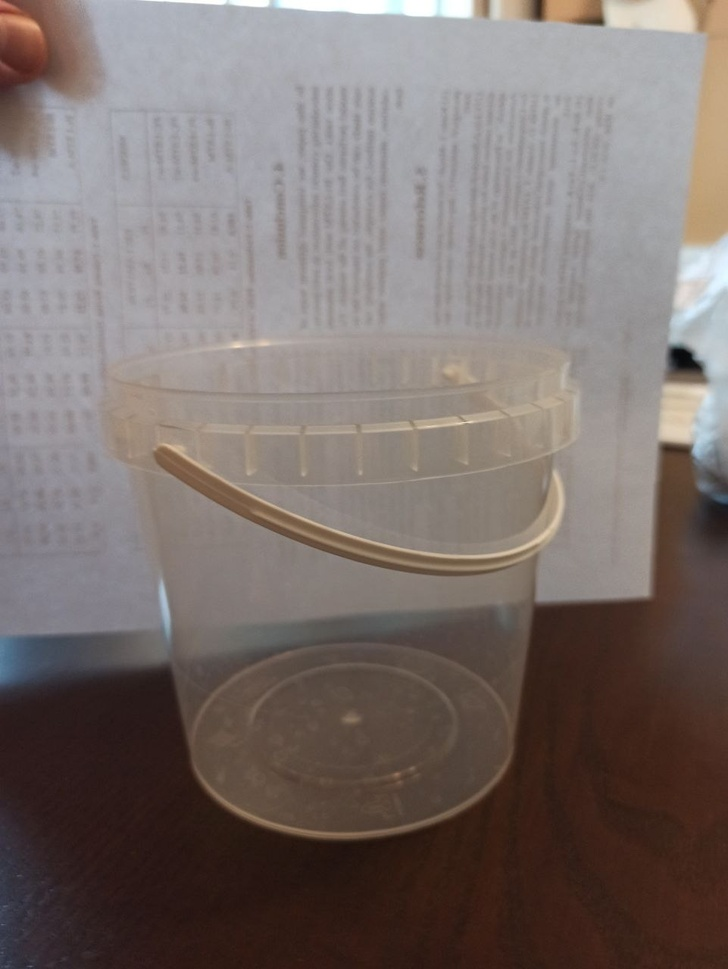
#> input picture bucket.jpg, 728 x 969 px, shrunk from 961 x 1280 before the run; the run also reads 1 picture not shown here
$ jupyter execute detector_1.ipynb
#> lines starting #> are read from the running program, lines starting #| are printed output that depends on the picture; after the words box and inside, x2 and y2 are one past the last pixel; in counts of white or black regions, pixels touching at a corner belong together
[cell 1]
import cv2
import os
from matplotlib import pyplot as plt
import numpy as np

[cell 2]
# Загрузка изображения
image = cv2.imread("bucket.jpg")
#> image is the input picture: shape (969, 728, 3); mean B, G, R 108.7, 112, 122.6

[cell 3]
plt.imshow(cv2.cvtColor(image, cv2.COLOR_BGR2RGB))
plt.show()

[cell 4]
# Конвертирование в оттенки серого
gray = cv2.cvtColor(image, cv2.COLOR_BGR2GRAY)
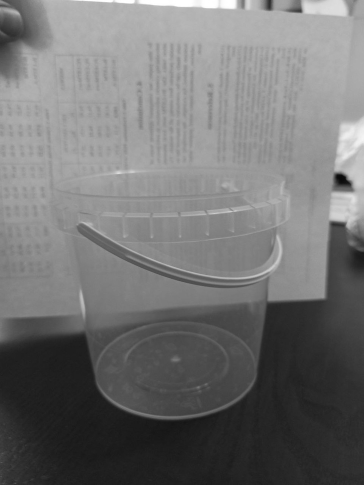
#> gray: shape (969, 728) (shown at 1/2 size); min 8, max 255, mean 114.8

[cell 5]
plt.imshow(gray, cmap='gray')
plt.show()

[cell 6]
image = cv2.imread("bucket.jpg")
plt.imshow(cv2.cvtColor(image, cv2.COLOR_BGR2RGB))
plt.show()

gray = cv2.cvtColor(image, cv2.COLOR_BGR2GRAY)
plt.imshow(gray, cmap='gray')
plt.show()
# Применение фильтра Гаусса для уменьшения шумов
blur = cv2.GaussianBlur(gray, (5,5), 0)

# Детектор границ Кенни
canny = cv2.Canny(blur, 50, 150)
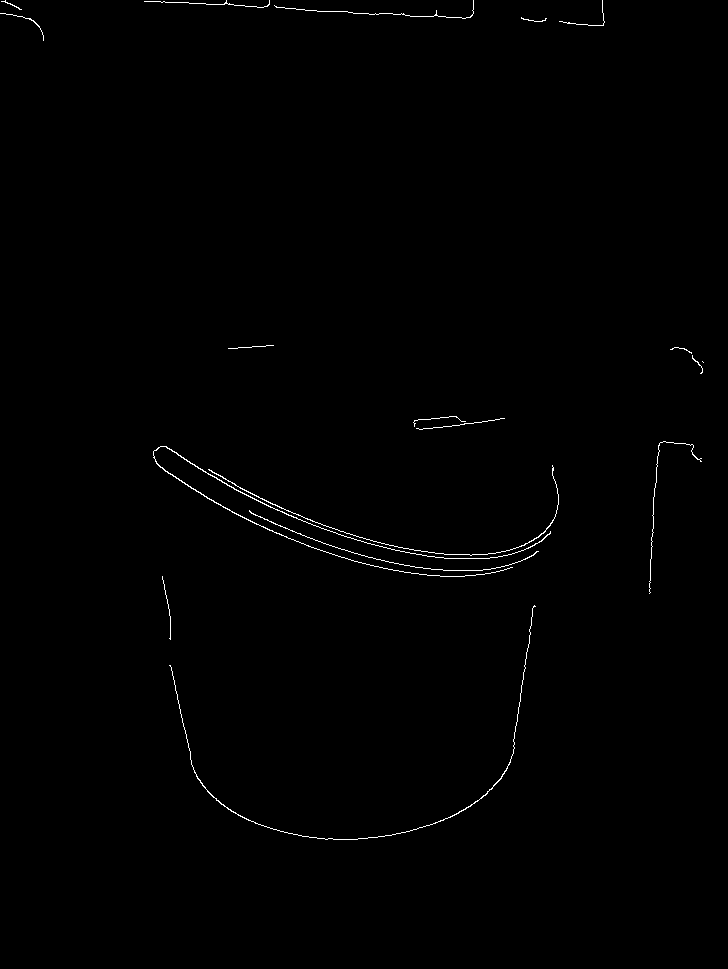
#> canny: shape (969, 728); 0.49% white in thin lines or dots, all inside (x1, y1, x2, y2) = (0, 0, 704, 840)

# Поиск контуров на изображении
contours, _ = cv2.findContours(canny, cv2.RETR_EXTERNAL, cv2.CHAIN_APPROX_SIMPLE)
#> contours = 18 contours, 14 with area under 20; largest, box (x1, y1, x2, y2) and area: (153, 446, 551, 577) 157, (169, 605, 536, 840) 82, (208, 465, 559, 556) 64, (249, 510, 539, 571) 22

# Отбор наиболее вероятного контура для ручки
max_contour = max(contours, key=cv2.contourArea)
#> max_contour = contour of 876 points, box (x1, y1, x2, y2) (153, 446, 551, 577), area 157

# Отрисовка контура
cv2.drawContours(image, [max_contour], -1, (0, 0, 255), 3)
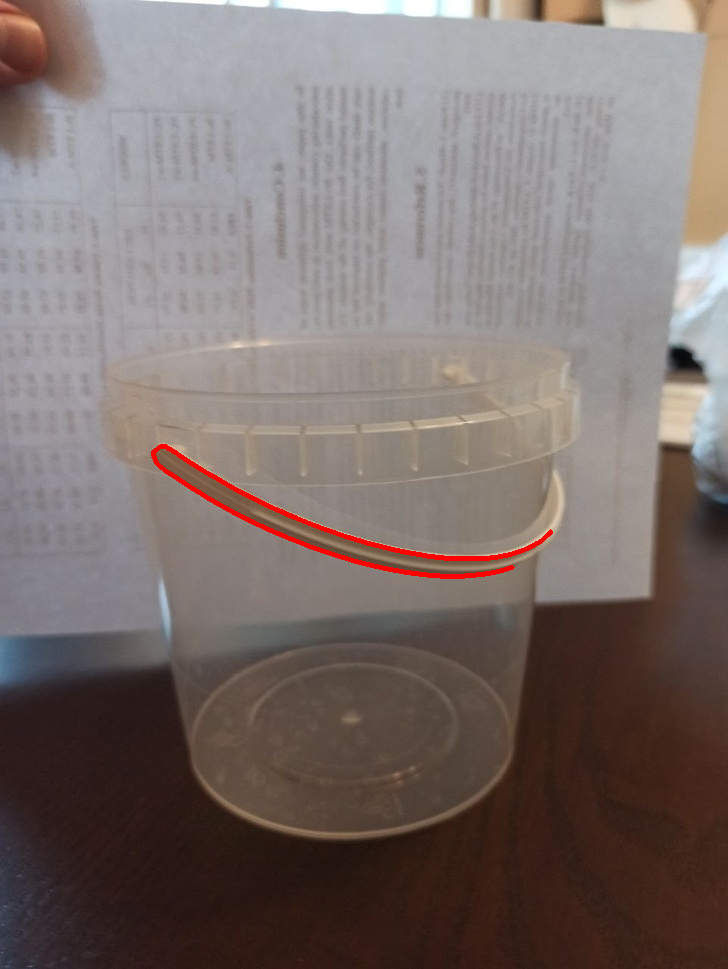
#> image: shape (969, 728, 3); 0.57% of pixels changed, all inside (x1, y1, x2, y2) = (151, 444, 553, 579)

# # Отображение результата
# cv2.imshow("Result", image)
# cv2.waitKey(0)
plt.imshow(cv2.cvtColor(image, cv2.COLOR_BGR2RGB))
plt.show()

[cell 7]
def handle_predict(name):
#> called with name = 'buckets/photo_2023-04-23_19-41-31.jpg'
    image = cv2.imread(name)
    plt.imshow(cv2.cvtColor(image, cv2.COLOR_BGR2RGB))
    plt.show()

    gray = cv2.cvtColor(image, cv2.COLOR_BGR2GRAY)
    plt.imshow(gray, cmap='gray')
    plt.show()
    # Применение фильтра Гаусса для уменьшения шумов
    blur = cv2.GaussianBlur(gray, (5,5), 0)

    # Детектор границ Кенни
    canny = cv2.Canny(blur, 50, 150)

    # Поиск контуров на изображении
    contours, _ = cv2.findContours(canny, cv2.RETR_EXTERNAL, cv2.CHAIN_APPROX_SIMPLE)

    # Отбор наиболее вероятного контура для ручки
    max_contour = max(contours, key=cv2.contourArea)

    # Отрисовка контура
    cv2.drawContours(image, [max_contour], -1, (0, 0, 255), 3)

    # # Отображение результата
    # cv2.imshow("Result", image)
    # cv2.waitKey(0)
    plt.imshow(cv2.cvtColor(image, cv2.COLOR_BGR2RGB))
    plt.show()

[cell 8]
for f in os.listdir('buckets/'):
    print("-"*20)
    print(f)
    print("-"*20)
    handle_predict('buckets/'+f)
#> pass 2 of the loop `for f in os.listdir('buckets/'):`:
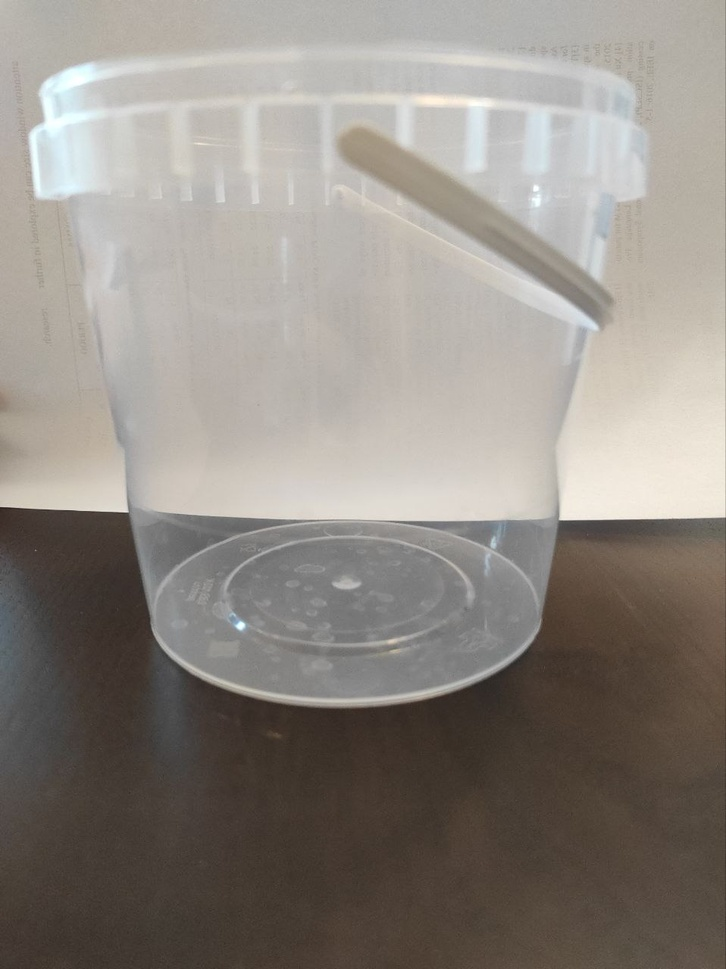
#> input picture buckets/photo_2023-04-23_19-53-53.jpg, 726 x 969 px, shrunk from 958 x 1280 before the run
#> in handle_predict, image is the input picture: shape (969, 726, 3); mean B, G, R 130.9, 137.7, 143.9
#> in handle_predict (call 2), `canny = cv2.Canny(blur, 50, 150)`:
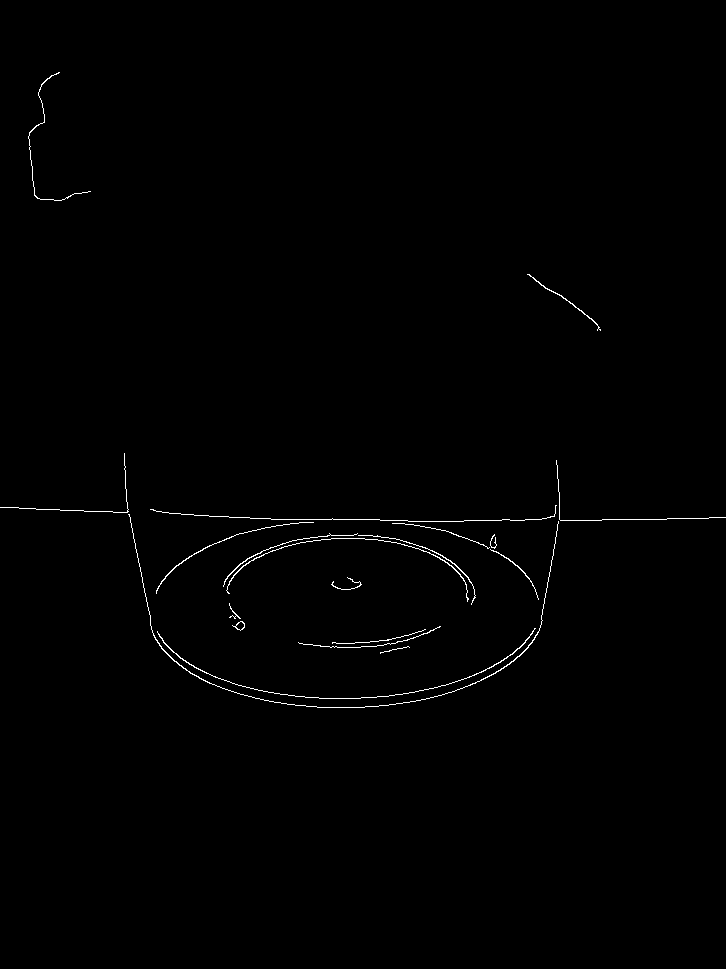
#> canny: shape (969, 726); 0.55% white in thin lines or dots, all inside (x1, y1, x2, y2) = (0, 72, 726, 708)
#> in handle_predict (call 2), `contours, _ = cv2.findContours(canny, cv2.RETR_EXTERNAL, cv2.CHAIN_APP..`: contours = 20 contours, 10 with area under 20; largest, box (x1, y1, x2, y2) and area: (128, 514, 559, 708) 90, (157, 628, 536, 699) 76, (226, 538, 469, 602) 60, (232, 621, 245, 631) 58, (527, 274, 601, 331) 48
#> in handle_predict (call 2), `max_contour = max(contours, key=cv2.contourArea)`: max_contour = contour of 540 points, box (x1, y1, x2, y2) (128, 514, 559, 708), area 90
#> in handle_predict (call 2), `cv2.drawContours(image, [max_contour], -1, (0, 0, 255), 3)`:
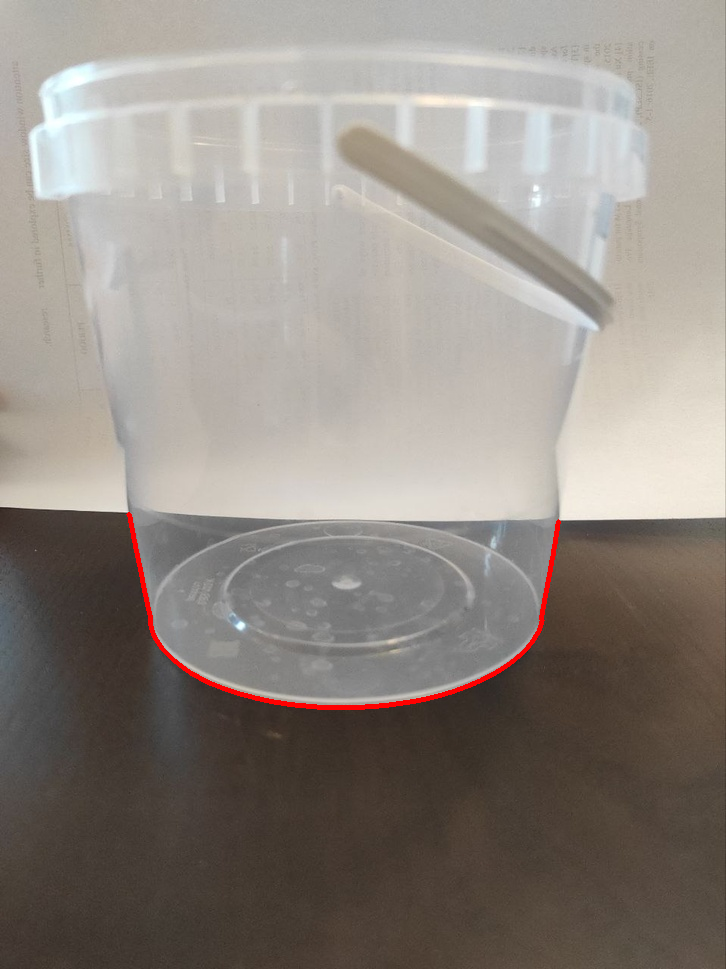
#> image: shape (969, 726, 3); 0.46% of pixels changed, all inside (x1, y1, x2, y2) = (126, 512, 561, 710)

[cell 9]
def handle_predict_upper(name):
#> called with name = 'buckets/photo_2023-04-23_19-41-31.jpg'
    image = cv2.imread(name)
    plt.imshow(cv2.cvtColor(image, cv2.COLOR_BGR2RGB))
    plt.show()

    gray = cv2.cvtColor(image, cv2.COLOR_BGR2GRAY)

    # Применение фильтра Гаусса для уменьшения шумов
    blur = cv2.GaussianBlur(gray, (5,5), 0)
    plt.imshow(blur, cmap='gray')
    plt.show()
    # Детектор границ Кенни
    canny = cv2.Canny(blur, 50, 150)

    # Поиск контуров на изображении
    contours, _ = cv2.findContours(canny, cv2.RETR_EXTERNAL, cv2.CHAIN_APPROX_SIMPLE)
#> contours = 18 contours, 14 with area under 20; largest, box (x1, y1, x2, y2) and area: (153, 446, 551, 577) 157, (169, 605, 536, 840) 82, (208, 465, 559, 556) 64, (249, 510, 539, 571) 22
    x, y, w, h = 0, 0, image.shape[1], image.shape[0] // 2

    # Отбор контуров в заданной области
    selected_contours = []
    for contour in contours:
        x1, y1, w1, h1 = cv2.boundingRect(contour)
        if x <= x1 <= x + w and y <= y1 <= y + h:
            selected_contours.append(contour)
#> this loop made 18 passes
#> (x1, y1, w1, h1) on passes 1 to 8: (169, 605, 367, 235), (162, 576, 9, 64), (249, 510, 290, 61), (208, 465, 351, 91), (153, 446, 398, 131), (649, 441, 53, 153), (416, 418, 89, 12), (413, 416, 53, 11)
#> after the loop, selected_contours = 15 contours, 13 with area under 20; largest, box (x1, y1, x2, y2) and area: (153, 446, 551, 577) 157, (208, 465, 559, 556) 64

    # Определение наиболее вероятного контура для ручки
    max_contour = max(selected_contours, key=cv2.contourArea)
#> max_contour = contour of 876 points, box (x1, y1, x2, y2) (153, 446, 551, 577), area 157

    # Отрисовка контура
    cv2.drawContours(image, [max_contour], -1, (0, 0, 255), 3)

    # # Отображение результата
    # cv2.imshow("Result", image)
    # cv2.waitKey(0)
    plt.imshow(cv2.cvtColor(image, cv2.COLOR_BGR2RGB))
    plt.show()

for f in os.listdir('buckets/'):
    print("-"*20)
    print(f)
    print("-"*20)
    handle_predict_upper('buckets/'+f)
    break

[cell 10]
# Загрузка изображения
image = cv2.imread("bucket.jpg")

# Конвертирование в оттенки серого
gray = cv2.cvtColor(image, cv2.COLOR_BGR2GRAY)
plt.imshow(gray, cmap='gray')
plt.show()
# Применение фильтра Гаусса для уменьшения шумов
blur = cv2.GaussianBlur(gray, (5,5), 0)
plt.imshow(blur, cmap='gray')
plt.show()
# # Применение адаптивного порогового преобразования для выделения ведра
# thresh = cv2.adaptiveThreshold(blur, 255, cv2.ADAPTIVE_THRESH_MEAN_C, cv2.THRESH_BINARY, 11, 2)
# plt.imshow(thresh, cmap='gray')
# plt.show()
# Определение контуров ведра
# contours, _ = cv2.findContours(thresh, cv2.RETR_EXTERNAL, cv2.CHAIN_APPROX_SIMPLE)

# Детектор границ Кенни
canny = cv2.Canny(blur, 50, 150)
contours, _ = cv2.findContours(canny, cv2.RETR_EXTERNAL, cv2.CHAIN_APPROX_SIMPLE)
# Определение наибольшего контура ведра
max_contour = max(contours, key=cv2.contourArea)

# Отрисовка контура
cv2.drawContours(image, [max_contour], -1, (0, 0, 255), 3)
plt.imshow(cv2.cvtColor(image, cv2.COLOR_BGR2RGB))
plt.show()

# # Создание маски изображения для выделения ведра
mask = cv2.drawContours(np.zeros_like(gray), [max_contour], 0, (255, 255, 255), -1)
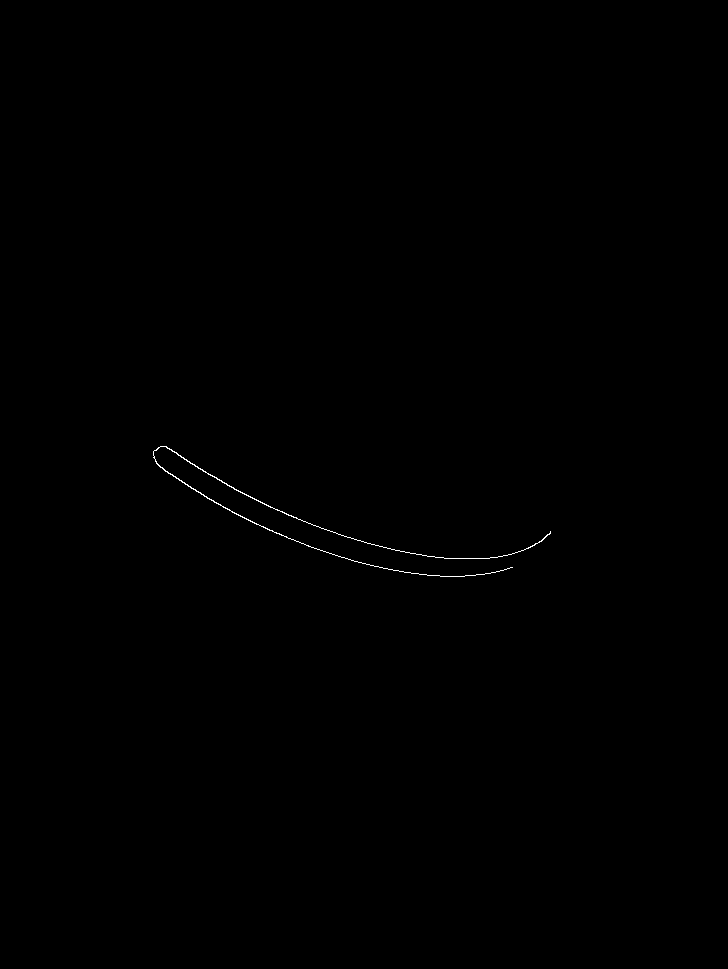
#> mask: shape (969, 728); 0.13% white in thin lines or dots, all inside (x1, y1, x2, y2) = (153, 446, 551, 577)
plt.imshow(mask, cmap='gray')
plt.show()
# Закрашивание всех пикселей вне ведра белым цветом
mask = cv2.bitwise_not(mask)
result = cv2.bitwise_and(image, image, mask=mask)
result[mask == 0] = (255, 255, 255)
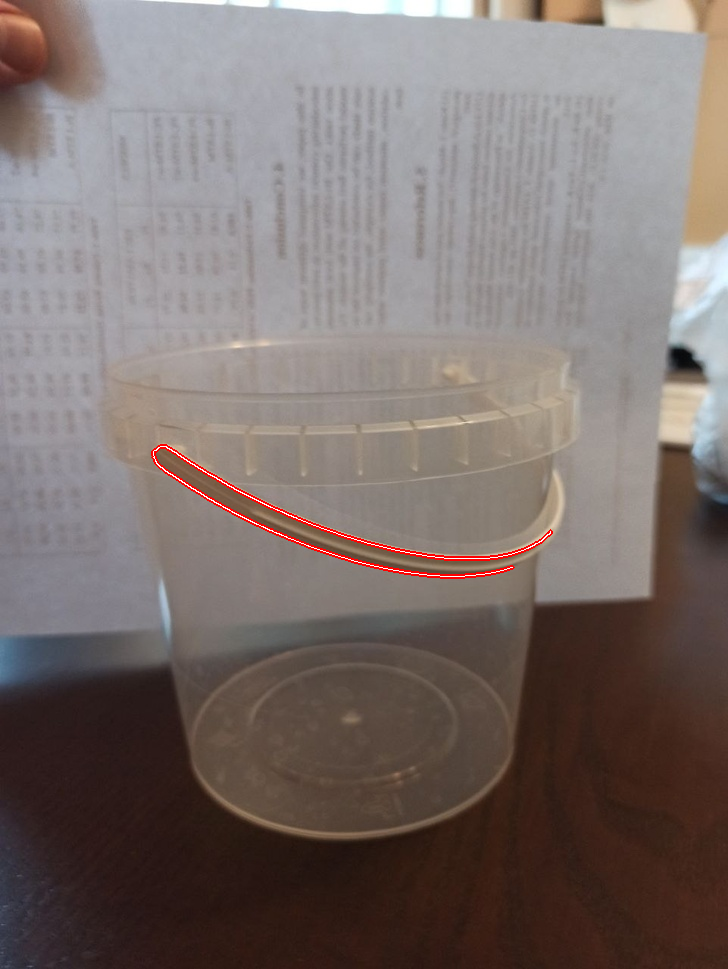
#> result: shape (969, 728, 3); mean B, G, R 108.5, 111.6, 123.3
plt.imshow(cv2.cvtColor(image, cv2.COLOR_BGR2RGB))
plt.show()
# # Отображение результата
# plt.imshow(cv2.cvtColor(result, cv2.COLOR_BGR2RGB))
# plt.show()
